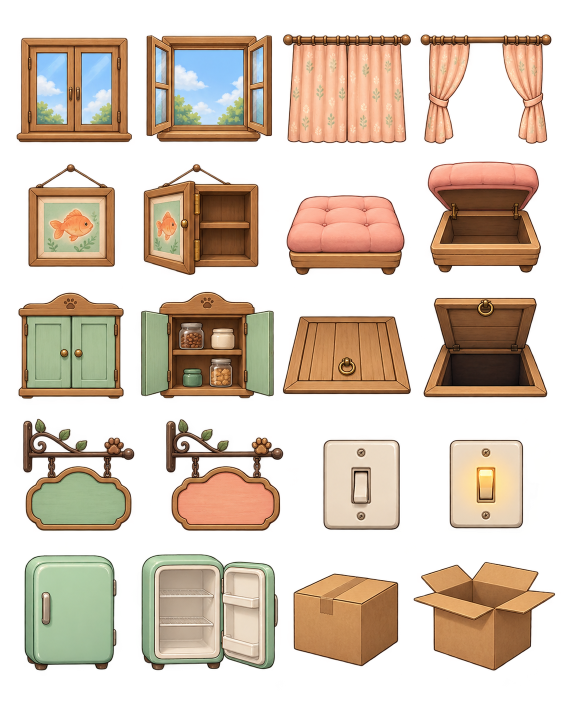
#> input picture assets/scenery-atlas-v2.png, 1122 x 1402 px (shown at 1/2 size)
$ python extract-scenery.py
#> lines starting #> are read from the running program, lines starting #| are printed output that depends on the picture
"""Extract verified state bounds, preserving a common scale within each pair."""
from PIL import Image, ImageDraw
from pathlib import Path
import json

names=['window-closed','window-open','curtain-closed','curtain-open','frame-closed','frame-open','cushion-closed','cushion-open','shelf-closed','shelf-open','floor-closed','floor-open','sign-open','sign-closed','switch-off','switch-on','fridge-closed','fridge-open','box-closed','box-open']
bounds=[(33,76,264,284),(293,71,544,283),(566,69,822,287),(841,69,1103,288),(57,329,230,534),(288,328,517,550),(573,390,809,550),(856,323,1082,545),(37,585,247,797),(282,584,548,797),(566,633,822,788),(847,596,1095,795),(46,838,269,1062),(332,839,566,1062),(647,879,800,1060),(899,880,1046,1057),(49,1111,233,1341),(283,1109,556,1340),(587,1147,796,1332),(827,1124,1110,1341)]
source=Image.open('assets/scenery-atlas-v2.png').convert('RGBA')
#> source is the input picture: PIL image 1122x1402 RGBA; mean R, G, B, A 96.5, 75.6, 55.9, 121.2
out=Path('assets/scenery');out.mkdir(exist_ok=True)
preview=Image.new('RGB',(4*220,5*245),'#f8edd8');draw=ImageDraw.Draw(preview)
#> after `preview = Image.new('RGB', (4 * 220, 5 * 245), '#f8edd8')`:
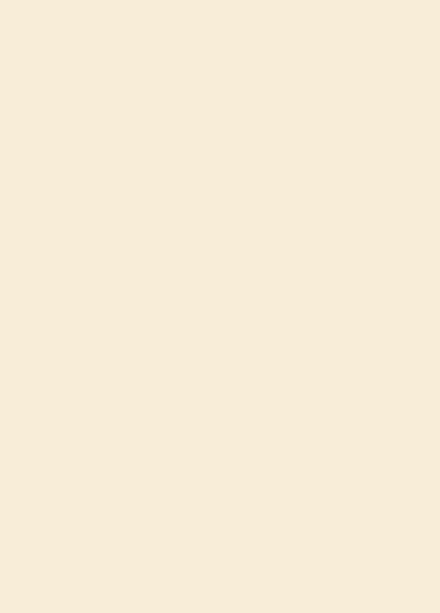
#> preview: PIL image 880x1225 RGB (shown at 1/2 size); mean R, G, B 248, 237, 216
for pair in range(0,len(names),2):
    crops=[source.crop(b) for b in bounds[pair:pair+2]]
    scale=288/max(max(c.size) for c in crops)
    for offset,crop in enumerate(crops):
        i=pair+offset
        size=tuple(round(v*scale) for v in crop.size)
        crop=crop.resize(size,Image.Resampling.LANCZOS)
        canvas=Image.new('RGBA',(320,320))
        canvas.alpha_composite(crop,((320-crop.width)//2,304-crop.height))
        canvas.save(out/(names[i]+'.png'))
        thumb=canvas.resize((210,210),Image.Resampling.LANCZOS)
        x=i%4*220+5;y=i//4*245+4
        preview.paste(thumb,(x,y),thumb);draw.text((x+5,y+215),names[i],fill='#503c35')
        assert canvas.getchannel('A').getbbox()
#> this loop made 10 passes
#> scale on passes 1 to 10: 1.15, 1.1, 1.26, 1.22, 1.08, 1.12, 1.23, 1.59, 1.05, 1.02
#> pass 1, `canvas.save(out/(names[i]+'.png'))`:
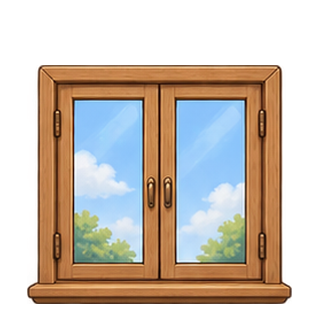
#> saved as window-closed.png: PIL image 320x320 RGBA; mean R, G, B, A 98.8, 83.6, 71.8, 144.4; transparent parts drawn white
#> pass 1, `canvas.save(out/(names[i]+'.png'))`:
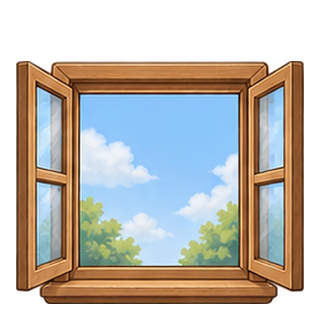
#> saved as window-open.png: PIL image 320x320 RGBA; mean R, G, B, A 109.1, 102.9, 95, 168.6; transparent parts drawn white
#> pass 2, `canvas.save(out/(names[i]+'.png'))`:
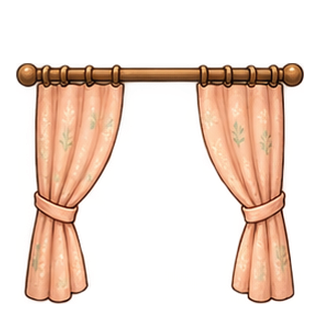
#> saved as curtain-open.png: PIL image 320x320 RGBA; mean R, G, B, A 85.1, 62.7, 42.1, 80.6; transparent parts drawn white
#> after the loop:
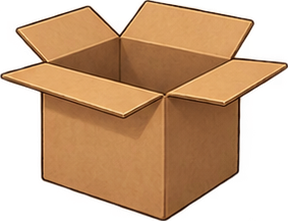
#> crop: PIL image 288x221 RGBA; mean R, G, B, A 121.8, 83.7, 50.1, 158; transparent parts drawn white
#> after the loop:
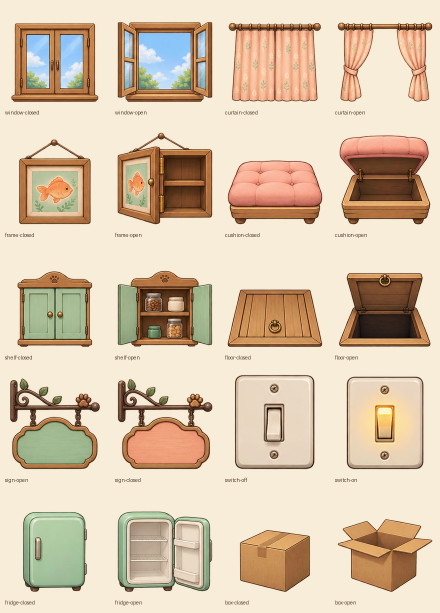
#> preview: PIL image 880x1225 RGB (shown at 1/2 size); mean R, G, B 217, 197.4, 171.8
#> after the loop:
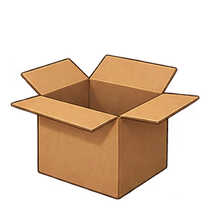
#> thumb: PIL image 210x210 RGBA; mean R, G, B, A 75, 51.4, 30.8, 98.2; transparent parts drawn white
(out/'bounds.json').write_text(json.dumps(dict(zip(names,bounds)),indent=2))
preview.save('assets/scenery-preview.jpg')
print('20 transparent state PNGs extracted; paired scale and baseline preserved.')
